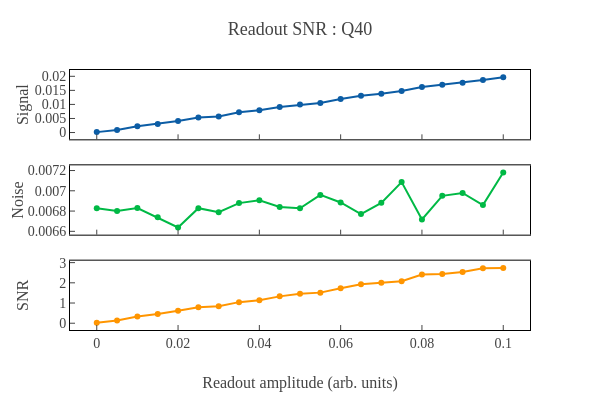
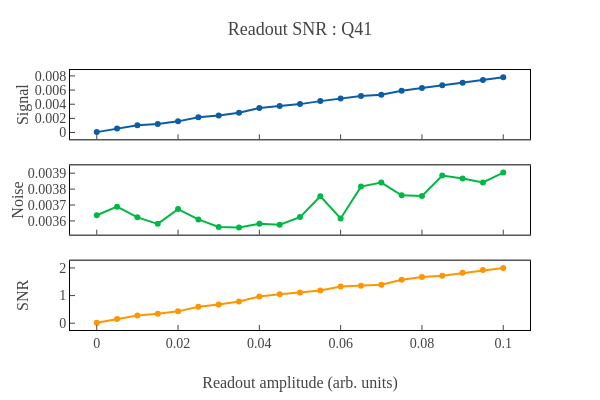
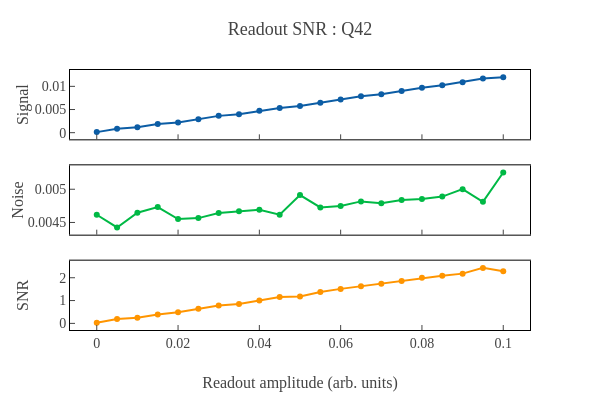

The code cell stored with these charts, in order, in its notebook:
### Code cell
# Sweep the readout amplitude to find the optimal readout power
ex.sweep_readout_amplitude()

### Figure 1 — Plotly figure (JSON) as saved in the notebook; plotly's stock layout.template omitted (floating-point values rounded to 4 significant figures)
{"data": [{"mode": "lines+markers", "name": "Signal", "type": "scatter", "x": [0, 0.005, 0.01, 0.015, 0.02, 0.025, 0.03, 0.035, 0.04, 0.045, 0.05, 0.055, 0.06, 0.065, 0.07, 0.075, 0.08, 0.085, 0.09, 0.095, 0.1], "xaxis": "x", "y": [0.0001497, 0.0009149, 0.002251, 0.003047, 0.004085, 0.00537, 0.005732, 0.007181, 0.007891, 0.009098, 0.009939, 0.01054, 0.01192, 0.01307, 0.01378, 0.01474, 0.01621, 0.01695, 0.01774, 0.01867, 0.01967], "yaxis": "y"}, {"mode": "lines+markers", "name": "Noise", "type": "scatter", "x": [0, 0.005, 0.01, 0.015, 0.02, 0.025, 0.03, 0.035, 0.04, 0.045, 0.05, 0.055, 0.06, 0.065, 0.07, 0.075, 0.08, 0.085, 0.09, 0.095, 0.1], "xaxis": "x2", "y": [0.006828, 0.0068, 0.00683, 0.006738, 0.006638, 0.006829, 0.006788, 0.006878, 0.006907, 0.006841, 0.006827, 0.00696, 0.006884, 0.006771, 0.006881, 0.007086, 0.006716, 0.00695, 0.006978, 0.006859, 0.00718], "yaxis": "y2"}, {"mode": "lines+markers", "name": "SNR", "type": "scatter", "x": [0, 0.005, 0.01, 0.015, 0.02, 0.025, 0.03, 0.035, 0.04, 0.045, 0.05, 0.055, 0.06, 0.065, 0.07, 0.075, 0.08, 0.085, 0.09, 0.095, 0.1], "xaxis": "x3", "y": [0.02192, 0.1345, 0.3296, 0.4522, 0.6154, 0.7864, 0.8444, 1.044, 1.142, 1.33, 1.456, 1.515, 1.732, 1.931, 2.002, 2.08, 2.414, 2.439, 2.542, 2.722, 2.74], "yaxis": "y3"}], "layout": {"height": 400, "showlegend": false, "title": {"text": "Readout SNR : Q40"}, "width": 600, "xaxis": {"anchor": "y", "domain": [0, 1], "matches": "x3", "showticklabels": false}, "xaxis2": {"anchor": "y2", "domain": [0, 1], "matches": "x3", "showticklabels": false}, "xaxis3": {"anchor": "y3", "domain": [0, 1], "title": {"text": "Readout amplitude (arb. units)"}}, "yaxis": {"anchor": "x", "domain": [0.7333, 1], "title": {"text": "Signal"}}, "yaxis2": {"anchor": "x2", "domain": [0.3667, 0.6333], "title": {"text": "Noise"}}, "yaxis3": {"anchor": "x3", "domain": [0, 0.2667], "title": {"text": "SNR"}}}}

### Figure 2 — Plotly figure (JSON) as saved in the notebook; plotly's stock layout.template omitted (floating-point values rounded to 4 significant figures)
{"data": [{"mode": "lines+markers", "name": "Signal", "type": "scatter", "x": [0, 0.005, 0.01, 0.015, 0.02, 0.025, 0.03, 0.035, 0.04, 0.045, 0.05, 0.055, 0.06, 0.065, 0.07, 0.075, 0.08, 0.085, 0.09, 0.095, 0.1], "xaxis": "x", "y": [5.815e-05, 0.0005621, 0.001021, 0.001215, 0.001578, 0.002157, 0.002412, 0.002794, 0.003474, 0.003753, 0.004015, 0.004439, 0.004795, 0.005174, 0.005353, 0.005913, 0.006277, 0.006688, 0.007046, 0.007408, 0.007816], "yaxis": "y"}, {"mode": "lines+markers", "name": "Noise", "type": "scatter", "x": [0, 0.005, 0.01, 0.015, 0.02, 0.025, 0.03, 0.035, 0.04, 0.045, 0.05, 0.055, 0.06, 0.065, 0.07, 0.075, 0.08, 0.085, 0.09, 0.095, 0.1], "xaxis": "x2", "y": [0.003636, 0.00369, 0.003623, 0.003582, 0.003674, 0.003609, 0.003562, 0.003559, 0.003582, 0.003577, 0.003624, 0.003755, 0.003616, 0.003816, 0.003841, 0.003761, 0.003757, 0.003886, 0.003867, 0.003842, 0.003904], "yaxis": "y2"}, {"mode": "lines+markers", "name": "SNR", "type": "scatter", "x": [0, 0.005, 0.01, 0.015, 0.02, 0.025, 0.03, 0.035, 0.04, 0.045, 0.05, 0.055, 0.06, 0.065, 0.07, 0.075, 0.08, 0.085, 0.09, 0.095, 0.1], "xaxis": "x3", "y": [0.01599, 0.1524, 0.2818, 0.3392, 0.4294, 0.5975, 0.6771, 0.785, 0.9699, 1.049, 1.108, 1.182, 1.326, 1.356, 1.393, 1.572, 1.671, 1.721, 1.822, 1.928, 2.002], "yaxis": "y3"}], "layout": {"height": 400, "showlegend": false, "title": {"text": "Readout SNR : Q41"}, "width": 600, "xaxis": {"anchor": "y", "domain": [0, 1], "matches": "x3", "showticklabels": false}, "xaxis2": {"anchor": "y2", "domain": [0, 1], "matches": "x3", "showticklabels": false}, "xaxis3": {"anchor": "y3", "domain": [0, 1], "title": {"text": "Readout amplitude (arb. units)"}}, "yaxis": {"anchor": "x", "domain": [0.7333, 1], "title": {"text": "Signal"}}, "yaxis2": {"anchor": "x2", "domain": [0.3667, 0.6333], "title": {"text": "Noise"}}, "yaxis3": {"anchor": "x3", "domain": [0, 0.2667], "title": {"text": "SNR"}}}}

### Figure 3 — Plotly figure (JSON) as saved in the notebook; plotly's stock layout.template omitted (floating-point values rounded to 4 significant figures)
{"data": [{"mode": "lines+markers", "name": "Signal", "type": "scatter", "x": [0, 0.005, 0.01, 0.015, 0.02, 0.025, 0.03, 0.035, 0.04, 0.045, 0.05, 0.055, 0.06, 0.065, 0.07, 0.075, 0.08, 0.085, 0.09, 0.095, 0.1], "xaxis": "x", "y": [0.0001215, 0.0008328, 0.001151, 0.001863, 0.002204, 0.002916, 0.003628, 0.00398, 0.004729, 0.005329, 0.005779, 0.006486, 0.007179, 0.007846, 0.008301, 0.00898, 0.009707, 0.01022, 0.0109, 0.0117, 0.01197], "yaxis": "y"}, {"mode": "lines+markers", "name": "Noise", "type": "scatter", "x": [0, 0.005, 0.01, 0.015, 0.02, 0.025, 0.03, 0.035, 0.04, 0.045, 0.05, 0.055, 0.06, 0.065, 0.07, 0.075, 0.08, 0.085, 0.09, 0.095, 0.1], "xaxis": "x2", "y": [0.004616, 0.004425, 0.004647, 0.004731, 0.004552, 0.004565, 0.004641, 0.004668, 0.004692, 0.004616, 0.004912, 0.004727, 0.004748, 0.004817, 0.004788, 0.004837, 0.004854, 0.004889, 0.005002, 0.004811, 0.005251], "yaxis": "y2"}, {"mode": "lines+markers", "name": "SNR", "type": "scatter", "x": [0, 0.005, 0.01, 0.015, 0.02, 0.025, 0.03, 0.035, 0.04, 0.045, 0.05, 0.055, 0.06, 0.065, 0.07, 0.075, 0.08, 0.085, 0.09, 0.095, 0.1], "xaxis": "x3", "y": [0.02632, 0.1882, 0.2476, 0.3937, 0.4843, 0.6388, 0.7817, 0.8525, 1.008, 1.154, 1.176, 1.372, 1.512, 1.629, 1.734, 1.857, 2.0, 2.09, 2.18, 2.432, 2.28], "yaxis": "y3"}], "layout": {"height": 400, "showlegend": false, "title": {"text": "Readout SNR : Q42"}, "width": 600, "xaxis": {"anchor": "y", "domain": [0, 1], "matches": "x3", "showticklabels": false}, "xaxis2": {"anchor": "y2", "domain": [0, 1], "matches": "x3", "showticklabels": false}, "xaxis3": {"anchor": "y3", "domain": [0, 1], "title": {"text": "Readout amplitude (arb. units)"}}, "yaxis": {"anchor": "x", "domain": [0.7333, 1], "title": {"text": "Signal"}}, "yaxis2": {"anchor": "x2", "domain": [0.3667, 0.6333], "title": {"text": "Noise"}}, "yaxis3": {"anchor": "x3", "domain": [0, 0.2667], "title": {"text": "SNR"}}}}
